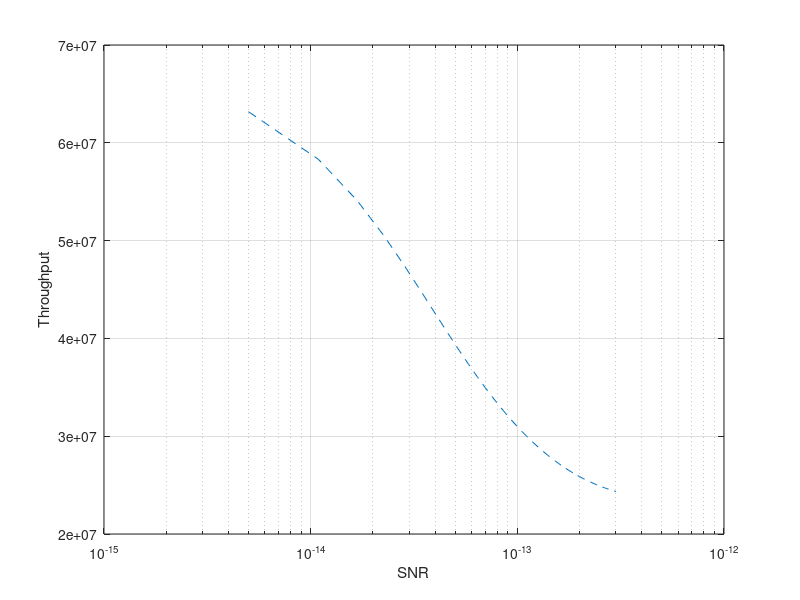

The MATLAB source for this figure:
clear all;
clc;

C=500*10^6;
RTT=100*10^(-3);
RTT0 = 25*10^-3;
alpha=0.4;
% beta=0.2; % Using for TCP Cubic
beta =0.9;
% C=100*10^6;
% RTT=100*10^(-3);
% alpha=0.4;
% beta=0.2;

N=100; %The total number of state of TCP CUBIC 
Da=1460;% bytes in one segment
W=C*RTT/(8*Da);

% tput=zeros(length(Pe),1);

ph = RTT/RTT0;
C_0 =  5*10^-15 :5.9*10^-15:3*10^-13;
zenith = 10:1:50;
SNR = 15:1:40;
% SNR_thres = [6185	39.99996185	39.99996185	39.99996185	39.99996185	39.99996185	39.99996185	39.99996185	39.99996185	0.211296082	0.783653259	1.336479187	1.87046051	2.387123108	2.887840271	3.37451934822]';
% Pe = 0.0630;
% Pe =[0.346049336	0.24876467	0.210753843	0.16739237	0.123632076	0.084379549	0.053017684	0.03063917	0.016314616	0.008037641	0.003688569	0.001793184	0.00066107	0.000225237	7.10E-05	0.000166258	4.54E-05	1.16E-05	2.78E-06	6.28E-07	2.35E-07	2.35E-07	2.37E-07	8.34E-08	4.26E-11	7.24E-12	1.57E-11	3.31E-11	6.58E-11	1.22E-10	2.08E-10	3.23E-10	4.54E-10	5.78E-10	6.72E-10	7.28E-10	7.53E-10	7.61E-10	7.63E-10	7.64E-10	7.64E-10]';
% Pe =[0.998672642	0.998874582	0.998983371	0.99896448	0.998689905	0.997679153	0.993962995	0.979573748	0.929302581	0.79805668	0.571312786	0.321368685	0.140624844	0.049349526	0.014736281	0.004115426	0.001232397	0.000454035	0.000215973	0.000124191	7.82E-05	5.09E-05	3.41E-05	2.40E-05	1.82E-05	1.51E-05]';
Pe =[0.003621358	0.004207998	0.004841954	0.005522027	0.006246806	0.007014713	0.007824044	0.008673004	0.009559732	0.010482333	0.011438894	0.0124275	0.013446254	0.014493285	0.015566755	0.016664873	0.017785892	0.018928123	0.02008993	0.021269736	0.022466024	0.023677339	0.024902284	0.026139525	0.027387787	0.028645852	0.029912563	0.031186816	0.032467564	0.033753812	0.035044615	0.036339081	0.037636363	0.038935661	0.040236217	0.041537319	0.042838293	0.044138504	0.045437355	0.046734284	0.048028761	0.049320292	0.05060841	0.051892679	0.053172691	0.054448064	0.055718441	0.056983488	0.058242896	0.059496376	0.06074366]';
% lamda = zeros(length(Pe),1);
% mu=-8:0.1:0;
% Pe = zeros(length(mu),1);
% for l=1:1:length(mu)
%     Pe(l,1)=10^mu(l);
% end
lamda = zeros(length(Pe),1);
tput=zeros(length(Pe),1);
% C_cubic = ((4-beta)/4*RTT)*nthroot(beta/alpha,3);

% Pe = zeros(length(SNR),1);
%=======================================
% for l=1:1:length(mu)
%     Pe(l,1)=10^mu(l);
% end
% g = (8*ph^2)*(1-exp(-(Pe(k,1)*3*W^2)/(8*ph^2)));
for k=1:1:length(Pe)
%    Pe(k,1)= Pt_FSO_RF(k-1,SNR_thres(k,1));
   Wmax =sqrt(((8*ph^2)*(1-exp(-(Pe(k,1)*3*W^2)/(8*ph^2))))/(3*Pe(k,1)));
   lamda(k,1) = (2*ph^2)/(RTT*Wmax);
%     if k ==16 
%         lamda(k,1) = 0.0400;
%     end
%         if k ==16
%             lamda(k,1) =0.08010230;
%         end
   T=zeros(N,N);
   S=zeros(N,N);
   A=zeros(N,N);
   B=zeros(N,1);
   F=zeros(N,1);
   F(N,1)=1;
%Stationary Distribution
   for i=1:N
        for j=1:N
            a=(i-0.5)*(W/N);
%             L=(((beta)*a)/(alpha))^(1/3);    
            t=max(0,((((j-1)*W/N)-beta*a)/ph^2)*RTT);
            T(i,j)=t;
            s=(((ph*t)^2)/(2*RTT)) + beta*a*t;
            S(i,j)=s;
              if j < beta*(i-0.5)
                 p=0;
              else
                 p=exp(-lamda(k,1)*(max(0,RTT*((((j-1)*W/N)-beta*a)/ph^2))))- exp(-lamda(k,1)*RTT*((((j)*W/N)-beta*a)/ph^2));           
              end  
           A(i,j)=p;
         end
   end
   for g=1:N
    A(g,N)=1-sum(A(g,[1:N-1]));
   end
   A_p1=A;
   for z=1:N
    A(z,z)=A(z,z)-1;
   end
   H=A';
   for m=1:N
    H(N,m)=1;
   end
   B=inv(H)*F;
  %Throughput
   AW1=0;
   AT1=0;
   for i=1:N
       for j=1:N
        AW1=AW1+B(i,1)*A_p1(i,j)*S(i,j);
        AT1=AT1+B(i,1)*A_p1(i,j)*T(i,j);
       end
   end
   
        tput(k,1)=((1/W)*(AW1/AT1))*C; % Nhân với C nhớ

 
 tput(isnan(tput)) =0;
end
% tput(isnan(tput)) = 1;
semilogx(C_0,tput,'--');
hold on;
xlabel('SNR');
ylabel('Throughput');
grid on;

    

